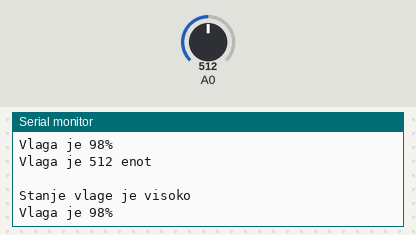
Simulated run of this sketch. Board: Arduino Uno, built with avr-gcc and run on an emulated ATmega328P. On the bench: the last lines printed to the serial monitor. The inputs (shaded band) are chosen by the test bench; at power-on: A0 = 512.

Above: at 1.2 s.
1.3 s: A0 set to 900
At 3.3 s:
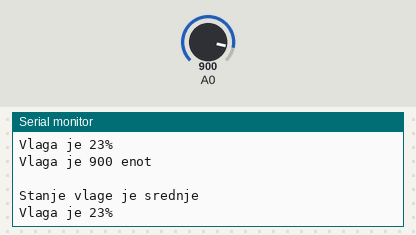
5.3 s: A0 set to 1023
At 7.4 s:
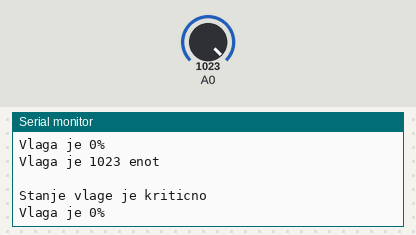
Timing chart, 0 to 8.9 s (numbered marks = the images above; inputs shaded):
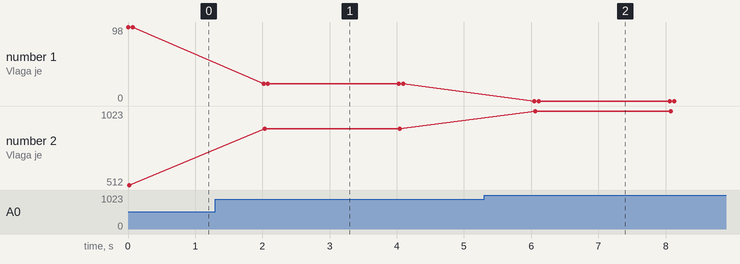

The sketch:

Soil_Moisture_Code_2PIN_LM393_comparator.ino
```cpp
void setup() {
  Serial.begin(9600);
}

void loop() {
  int vrednostSenzorja = analogRead(A0); // vhod , v katerga je priključen senzor
  int procentVlage = map(vrednostSenzorja, 500, 1018, 100, 0); //500 je max vrednost, ko je 100% in 1018 min vrednost, ko je 0%

 if(vrednostSenzorja<=500) //if pogoj, ki fiksira, vlažnost na 100%, če dobi vrednost pod 500, kar je avtomatsko max vlažnost

    {
      procentVlage = 100; //procent vlaznosti nastavimo na 100%
    }

  Serial.println(" "); //prazna vrsta

 // Izpis vlage v %
 Serial.print("Vlaga je ");
 Serial.print(procentVlage);
 Serial.println("%");

// Izpis vlage v enotah od 0 do 1018
  Serial.print("Vlaga je ");
  Serial.print(analogRead(A0));
  Serial.println(" enot");

  Serial.println(" "); //prazna vrsta

// Izpis vlage, ko je stanje kriticno oz. ko je pod 20% vlaznosti
  if (procentVlage<=20)
  {
  Serial.println("Stanje vlage je kriticno ");
  //Serial.print(analogRead(A0));
  Serial.print("Vlaga je ");
  Serial.print(procentVlage);
  Serial.println("%");
  }

// Izpis vlage, ko je stanje srednje oz. ko je nad 21% in pod 40% vlaznosti
  if (procentVlage>=21 & procentVlage<=40)
  {
  Serial.println("Stanje vlage je srednje ");
  //Serial.print(analogRead(A0));
  Serial.print("Vlaga je ");
  Serial.print(procentVlage);
  Serial.println("%");
  }

// Izpis vlage, ko je stanje visoko oz. ko je nad 41% vlaznosti
  if (procentVlage>=41)
  {
  Serial.println("Stanje vlage je visoko ");
  //Serial.print(analogRead(A0));
  Serial.print("Vlaga je ");
  Serial.print(procentVlage);
  Serial.println("%");
  }

  delay(2000); // 2 sekundi pavze
}
```

Measured:
- after the input at 1.3 s, the serial monitor: prints a new line after 0.72 s (image 1)
- after the input at 5.3 s, the serial monitor: prints a new line after 0.75 s (image 2)
- plotted number 1: 98 → 23 after the input at 1.3 s, 23 → 0 after the input at 5.3 s
- plotted number 2: 512 → 900 after the input at 1.3 s, 900 → 1023 after the input at 5.3 s
